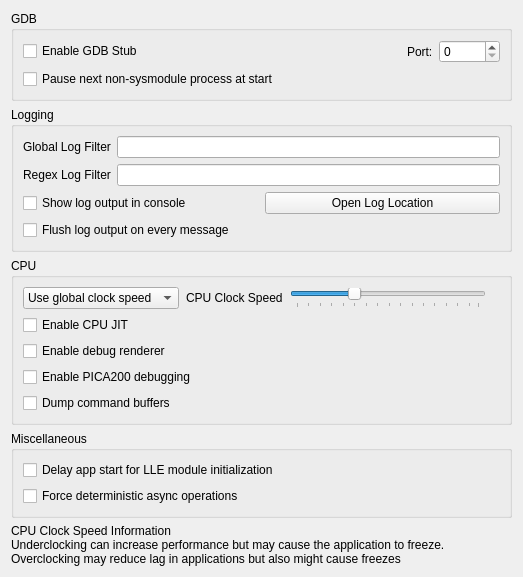
<?xml version="1.0" encoding="UTF-8"?>
<ui version="4.0">
 <class>ConfigureDebug</class>
 <widget class="QWidget" name="ConfigureDebug">
  <property name="geometry">
   <rect>
    <x>0</x>
    <y>0</y>
    <width>523</width>
    <height>458</height>
   </rect>
  </property>
  <property name="windowTitle">
   <string>Form</string>
  </property>
  <layout class="QVBoxLayout" name="verticalLayout_1">
   <item>
    <layout class="QVBoxLayout" name="verticalLayout_2">
     <item>
      <widget class="QGroupBox" name="gdb_groupbox">
       <property name="title">
        <string>GDB</string>
       </property>
       <layout class="QVBoxLayout" name="verticalLayout_3">
        <item>
         <layout class="QHBoxLayout" name="horizontalLayout_1">
          <item>
           <widget class="QCheckBox" name="toggle_gdbstub">
            <property name="text">
             <string>Enable GDB Stub</string>
            </property>
           </widget>
          </item>
          <item>
           <spacer name="horizontalSpacer">
            <property name="orientation">
             <enum>Qt::Horizontal</enum>
            </property>
            <property name="sizeHint" stdset="0">
             <size>
              <width>40</width>
              <height>20</height>
             </size>
            </property>
           </spacer>
          </item>
          <item>
           <widget class="QLabel" name="label_2">
            <property name="text">
             <string>Port:</string>
            </property>
           </widget>
          </item>
          <item>
           <widget class="QSpinBox" name="gdbport_spinbox">
            <property name="maximum">
             <number>65536</number>
            </property>
           </widget>
          </item>
         </layout>
        </item>
        <item>
          <widget class="QCheckBox" name="debug_next_process">
            <property name="text">
              <string>Pause next non-sysmodule process at start</string>
            </property>
          </widget>
        </item>
       </layout>
      </widget>
     </item>
    </layout>
   </item>
   <item>
    <widget class="QGroupBox" name="groupBox_2">
     <property name="title">
      <string>Logging</string>
     </property>
     <layout class="QVBoxLayout" name="verticalLayout">
      <item>
       <layout class="QHBoxLayout" name="horizontalLayout">
        <item>
         <widget class="QLabel" name="label">
          <property name="text">
           <string>Global Log Filter</string>
          </property>
         </widget>
        </item>
        <item>
         <widget class="QLineEdit" name="log_filter_edit"/>
        </item>
       </layout>
      </item>
      <item>
       <layout class="QHBoxLayout" name="horizontalLayout1">
        <item>
         <widget class="QLabel" name="label_3">
          <property name="text">
           <string>Regex Log Filter</string>
          </property>
         </widget>
        </item>
        <item>
         <widget class="QLineEdit" name="log_regex_filter_edit"/>
        </item>
       </layout>
      </item>
      <item>
       <layout class="QHBoxLayout" name="horizontalLayout2">
        <item>
         <widget class="QCheckBox" name="toggle_console">
          <property name="text">
           <string>Show log output in console</string>
          </property>
         </widget>
        </item>
        <item>
         <widget class="QPushButton" name="open_log_button">
          <property name="text">
           <string>Open Log Location</string>
          </property>
         </widget>
        </item>
       </layout>
      </item>
      <item>
        <widget class="QCheckBox" name="instant_debug_log">
          <property name="text">
            <string>Flush log output on every message</string>
          </property>
          <property name="toolTip">
            <string>&lt;html&gt;&lt;body&gt;Immediately commits the debug log to file. Use this if Azahar crashes and the log output is being cut.&lt;br&gt;Enabling this feature will decrease performance, only use it for debugging purposes.&lt;/body&gt;&lt;/html&gt;</string>
          </property>
        </widget>
      </item>
     </layout>
    </widget>
   </item>
   <item>
    <widget class="QGroupBox" name="groupBox_4">
     <property name="title">
      <string>CPU</string>
     </property>
     <layout class="QGridLayout" name="clock_speed_GLayout">
      <item row="1" column="0">
       <widget class="QWidget" name="clock_speed_widget" native="true">
        <layout class="QHBoxLayout" name="clock_speed_layout">
         <property name="spacing">
          <number>7</number>
         </property>
         <property name="leftMargin">
          <number>0</number>
         </property>
         <property name="topMargin">
          <number>0</number>
         </property>
         <property name="rightMargin">
          <number>0</number>
         </property>
         <property name="bottomMargin">
          <number>0</number>
         </property>
         <item>
          <widget class="QComboBox" name="clock_speed_combo">
           <item>
            <property name="text">
             <string>Use global clock speed</string>
            </property>
           </item>
           <item>
            <property name="text">
             <string>Set clock speed:</string>
            </property>
           </item>
          </widget>
         </item>
         <item>
          <widget class="QLabel" name="clock_speed_label">
           <property name="text">
            <string>CPU Clock Speed</string>
           </property>
          </widget>
         </item>
         <item>
          <widget class="QSlider" name="slider_clock_speed">
           <property name="toolTip">
            <string>&lt;html&gt;&lt;body&gt;Changes the emulated CPU clock frequency.&lt;br&gt;Underclocking can increase performance but may cause the application to freeze.&lt;br&gt;Overclocking may reduce application lag but also might cause freezes&lt;/body&gt;&lt;/html&gt;</string>
           </property>
           <property name="minimum">
            <number>0</number>
           </property>
           <property name="maximum">
            <number>79</number>
           </property>
           <property name="singleStep">
            <number>5</number>
           </property>
           <property name="pageStep">
            <number>15</number>
           </property>
           <property name="value">
            <number>25</number>
           </property>
           <property name="orientation">
            <enum>Qt::Horizontal</enum>
           </property>
           <property name="tickPosition">
            <enum>QSlider::TicksBelow</enum>
           </property>
          </widget>
         </item>
         <item>
          <widget class="QLabel" name="clock_display_label">
           <property name="text">
            <string/>
           </property>
           <property name="alignment">
            <set>Qt::AlignRight|Qt::AlignTrailing|Qt::AlignVCenter</set>
           </property>
          </widget>
         </item>
        </layout>
       </widget>
      </item>
      <item row="2" column="0">
       <widget class="QCheckBox" name="toggle_cpu_jit">
        <property name="toolTip">
         <string>&lt;html&gt;&lt;head/&gt;&lt;body&gt;&lt;p&gt;Enables the use of the ARM JIT compiler for emulating the 3DS CPUs. Don't disable unless for debugging purposes&lt;/p&gt;&lt;/body&gt;&lt;/html&gt;</string>
        </property>
        <property name="text">
         <string>Enable CPU JIT</string>
        </property>
       </widget>
      </item>
      <item row="3" column="0">
       <widget class="QCheckBox" name="toggle_renderer_debug">
        <property name="text">
         <string>Enable debug renderer</string>
        </property>
       </widget>
      </item>
       <item row="5" column="0">
         <widget class="QCheckBox" name="toggle_pica_debugging">
           <property name="text">
             <string>Enable PICA200 debugging</string>
           </property>
         </widget>
       </item>
      <item row="6" column="0">
       <widget class="QCheckBox" name="toggle_dump_command_buffers">
        <property name="text">
         <string>Dump command buffers</string>
        </property>
       </widget>
      </item>
     </layout>
    </widget>
   </item>
    <item>
      <widget class="QGroupBox" name="groupBox_5">
        <property name="title">
          <string>Miscellaneous</string>
        </property>
        <layout class="QGridLayout" name="gridLayout_3">
          <item row="1" column="0">
            <widget class="QCheckBox" name="delay_start_for_lle_modules">
              <property name="toolTip">
                <string>&lt;html&gt;&lt;head/&gt;&lt;body&gt;&lt;p&gt;Introduces a delay to the first ever launched app thread if LLE modules are enabled, to allow them to initialize.&lt;/p&gt;&lt;/body&gt;&lt;/html&gt;</string>
              </property>
              <property name="text">
                <string>Delay app start for LLE module initialization</string>
              </property>
            </widget>
          </item>
          <item row="2" column="0">
            <widget class="QCheckBox" name="deterministic_async_operations">
              <property name="text">
                <string>Force deterministic async operations</string>
              </property>
              <property name="toolTip">
                <string>&lt;html&gt;&lt;head/&gt;&lt;body&gt;&lt;p&gt;Forces all async operations to run on the main thread, making them deterministic. Do not enable if you don't know what you are doing.&lt;/p&gt;&lt;/body&gt;&lt;/html&gt;</string>
              </property>
            </widget>
          </item>
        </layout>
      </widget>
    </item>
   <item>
    <widget class="QLabel" name="label_cpu_clock_info">
     <property name="text">
      <string>&lt;html&gt;&lt;head/&gt;&lt;body&gt;&lt;p&gt;CPU Clock Speed Information&lt;br/&gt;Underclocking can increase performance but may cause the application to freeze.&lt;br/&gt;Overclocking may reduce lag in applications but also might cause freezes&lt;/p&gt;&lt;/body&gt;&lt;/html&gt;</string>
     </property>
     <property name="textFormat">
      <enum>Qt::RichText</enum>
     </property>
     <layout class="QGridLayout" name="gridLayout_3">
      <item row="1" column="0">
       <widget class="QCheckBox" name="delay_start_for_lle_modules">
        <property name="toolTip">
         <string>&lt;html&gt;&lt;head/&gt;&lt;body&gt;&lt;p&gt;Introduces a delay to the first ever launched app thread if LLE modules are enabled, to allow them to initialize.&lt;/p&gt;&lt;/body&gt;&lt;/html&gt;</string>
        </property>
        <property name="text">
         <string>Delay app start for LLE module initialization</string>
        </property>
       </widget>
      </item>
      <item row="2" column="0">
       <widget class="QCheckBox" name="toggle_unique_data_console_type">
        <property name="toolTip">
         <string>&lt;html&gt;&lt;head/&gt;&lt;body&gt;&lt;p&gt;Toggles the unique data console type (Old 3DS &#8596; New 3DS) to be able to download the opposite system firmware type from system settings.&lt;/p&gt;&lt;/body&gt;&lt;/html&gt;</string>
        </property>
        <property name="text">
         <string>Toggle unique data console type</string>
        </property>
       </widget>
      </item>
      <item row="3" column="0">
       <widget class="QCheckBox" name="deterministic_async_operations">
        <property name="text">
         <string>Force deterministic async operations</string>
        </property>
        <property name="toolTip">
         <string>&lt;html&gt;&lt;head/&gt;&lt;body&gt;&lt;p&gt;Forces all async operations to run on the main thread, making them deterministic. Do not enable if you don't know what you are doing.&lt;/p&gt;&lt;/body&gt;&lt;/html&gt;</string>
        </property>
       </widget>
      </item>
      <item row="4" column="0">
        <widget class="QCheckBox" name="enable_rpc_server">
          <property name="text">
            <string>Enable RPC server</string>
          </property>
          <property name="toolTip">
            <string>&lt;html&gt;&lt;head/&gt;&lt;body&gt;&lt;p&gt;Enables the RPC server on port 45987. This allows remotely reading/writing guest memory, do not enable if you don't know what you are doing.&lt;/p&gt;&lt;/body&gt;&lt;/html&gt;</string>
          </property>
        </widget>
      </item>
      <item row="5" column="0">
       <widget class="QCheckBox" name="break_on_unmapped_memory_access">
        <property name="toolTip">
         <string>&lt;html&gt;&lt;head/&gt;&lt;body&gt;&lt;p&gt;Pauses emulation and shows an error message if an unmapped memory access is detected.&lt;/p&gt;&lt;/body&gt;&lt;/html&gt;</string>
        </property>
        <property name="text">
         <string>Break on unmapped memory access</string>
        </property>
       </widget>
      </item>
     </layout>
    </widget>
   </item>
   <item>
    <spacer name="verticalSpacer">
     <property name="orientation">
      <enum>Qt::Vertical</enum>
     </property>
     <property name="sizeHint" stdset="0">
      <size>
       <width>20</width>
       <height>40</height>
      </size>
     </property>
    </spacer>
   </item>
  </layout>
 </widget>
 <tabstops>
  <tabstop>toggle_gdbstub</tabstop>
  <tabstop>gdbport_spinbox</tabstop>
  <tabstop>log_filter_edit</tabstop>
  <tabstop>toggle_console</tabstop>
  <tabstop>open_log_button</tabstop>
 </tabstops>
 <resources/>
 <connections>
  <connection>
   <sender>toggle_gdbstub</sender>
   <signal>toggled(bool)</signal>
   <receiver>gdbport_spinbox</receiver>
   <slot>setEnabled(bool)</slot>
   <hints>
    <hint type="sourcelabel">
     <x>84</x>
     <y>157</y>
    </hint>
    <hint type="destinationlabel">
     <x>342</x>
     <y>158</y>
    </hint>
   </hints>
  </connection>
 </connections>
</ui>
